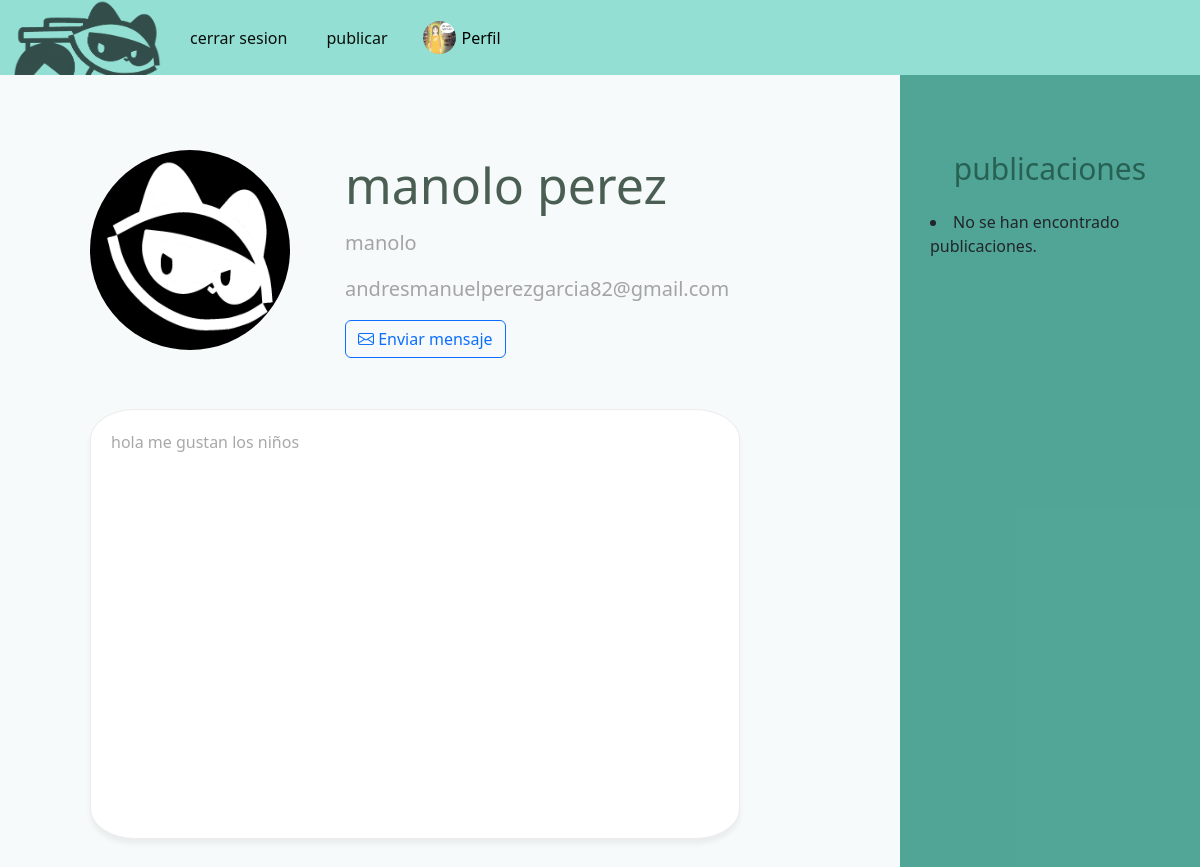
The page /perfil/manolo/ (signed in) on the database its author committed.
### user/models.py (models this page shows, shortened)
class user_img(models.Model):
    usuario = models.ForeignKey(User, on_delete=models.CASCADE)
    imagen = models.ImageField(upload_to='imagenes/', default='imagenes/Bin2bin.png',blank=True)
    creado = models.DateTimeField(auto_now_add=True)

class Descripcion(models.Model):
    usuario = models.ForeignKey(User, on_delete=models.CASCADE)
    descripcion = models.TextField(default='Descripción', blank=True)

### user/views.py (the view, shortened to what this page needs)
# urls.py: path('perfil/<str:username>/', views.verperfil, name='ver_perfil')
def verperfil(request, username):
    if request.method == 'GET':
        interesado = get_object_or_404(User, username=username)
        img_obj = get_object_or_404(user_img, usuario=request.user.id)
        img_inte = get_object_or_404(user_img, usuario=interesado.id)
        descrip_obj = get_object_or_404(Descripcion, usuario=interesado.id)
        publicaciones = publi.objects.filter(usuario=interesado).order_by("-creacion")
        return render(request,'verperfil.html', {'imagen':img_obj, 'publicaciones':publicaciones, 'img_inte':img_inte, 'descrip_obj':descrip_obj, 'interesado':interesado, 'form':EmailForm})

### user/templates/verperfil.html (shortened to what this page needs)
{% extends 'hola.html' %}
{% block content %}
<head>
    {% load static %}
    <link rel="stylesheet" href="https://cdn.jsdelivr.net/npm/bootstrap-icons@1.11.3/font/bootstrap-icons.min.css">
    <link rel="stylesheet" href="{% static 'style.css' %}">
</head>
<div class="main">
    <div class="box pic">
        <img class="rounded-circle"
        src="{{img_inte.imagen.url}}">
    </div>
    <div class="box det">
      <h1 class="display-3">{{interesado.first_name}} {{interesado.last_name}}</h1>
      <p class="blockquote">
        {{interesado.username}}</p>
      <p class="lead">
        {{interesado.email}}
        <form method = "POST">
            <button class="btn btn-outline-primary" type="button" data-bs-toggle="collapse" data-bs-target="#apartado">
                <i class="bi bi-envelope"></i> Enviar mensaje
            </button>
        </form></p>
    </div>
    <div class="box desc">
        <div class="card">
            <div class="card-body">
                {{ descrip_obj.descripcion }}
            </div>
        </div>
    </div>
    <div class="box publis">
        <h2> publicaciones </h2>
        <div class="posts">
            <div class="post">
                {% for pub in publicaciones %}
                    {% if pub.archivado == False %}
                    <a href="{% url 'post' pub.id %}">
                        {% if pub.imagen.url != blank %}
                            <img src="{{pub.imagen.url}}"/>
                    {% else %}
                            <a>no hay imagenes</a>
                    {% endif %}
                    </a>
                    {% endif %}
                {% empty %}
                    {% if request.path != "/perfil/" %}
                        <li>No se han encontrado publicaciones.</li>
                    {% else %}
                        <li>No has publicado nada todavía.</li>
                    {% endif %}
                {% endfor %}
            </div>
        </div>
    </div>
</div>
{% endblock %}

### user/templates/hola.html (shortened to what this page needs)
<!DOCTYPE html>
{% load static %}
<html lang="es">
<head>
    <link rel="stylesheet" href="https://cdn.jsdelivr.net/npm/bootstrap@5.3.8/dist/css/bootstrap.min.css">
    <link rel="stylesheet" href="https://cdn.jsdelivr.net/npm/bootstrap-icons@1.11.3/font/bootstrap-icons.min.css">
    <link rel="stylesheet" href="{% static 'home.css' %}">
</head>
<body style="background-color: rgba(242, 247, 248, 0.44);">
    <nav class="navbar navbar-expand-lg" style="background-color: #1abea374;" data-bs-theme="light">
        <div class="container-fluid">
            <a class="navbar-brand" href="/">
                <img style="width: 150px; height: 75px; margin-bottom:-13px;margin-top: -13px; opacity:0.65" src="\static\img\small_logo.png" alt="Bin2Bin"/>
            </a>
            <div class="collapse navbar-collapse" id="navbarSupportedContent">
                <ul class="navbar-nav me-auto mb-2 mb-lg-0">
                    {% if user.is_authenticated %}
                        {% if request.path != "/publicar/" %}
                            {% if request.path != "/perfil/" %}
                                <li class="nav-item">
                                    <a href="/logout" class="btn btn-openpanel">cerrar sesion</a>
                                </li>
                                <li class="nav-item">
                                    <a href="/publicar" class="btn btn-openpanel">publicar</a>
                                </li>
                                <li class="nav-item">
                                    <a href="/perfil" class="nav-link active d-flex align-items-center">
                                        <img src="{{imagen.imagen.url}}"
                                            alt="Foto de perfil"
                                            width="33"
                                            height="33"
                                            style="border-radius: 50%; margin-right: 6px;">
                                        Perfil
                                    </a>
                                </li>
                            {% endif %}
                        {% endif %}
                    {% endif %}
                </ul>
            </div>
        </div>
    </nav>
    {% block content %}
        {% load static %}
    {% endblock %}

### user/static/home.css (style rules this page uses)
:root { --primary-color: #1abea374; --secondary-color: rgba(63, 79, 74, 0.503); --border: rgba(50, 65, 65, 0.196); --box-shadow: 0px 5px 5px rgba(0, 0, 0, 0.053); }
.btn-openpanel { background-color:#4f9e9100; color:rgb(8, 14, 11); border:none; font-size: 1.0rem; }
.navbar-nav { display: flex; align-items: center; gap: 15px; }
.navbar-nav .nav-item a, .navbar-nav .btn-openpanel { display: flex; align-items: center; justify-content: center; }
.navbar-brand { transition: opacity 0.2s ease-in }

### user/static/style.css (style rules this page uses)
:root { --primary-color: #1abea374; --secondary-color: #047e69ad; --bg-color: rgba(242, 247, 248, 0.44); --grey-color: rgba(127, 127, 127, 0.697); --box-shadow: 0px 5px 5px rgba(0, 0, 0, 0.053); }
.blockquote { padding-top: 5px; }
a { background-color: none; }
h2 { color: rgba(17, 61, 47, 0.653); font-size: 30px; font-weight: 400; }
.main { align-items: center; display: grid; grid-column-gap: 5px; grid-template-columns: 250px 550px ; grid-template-rows: auto 500px auto; padding-left: 90px; background-color: var(--bg-color); }
.box { align-items: center; }
.pic { border-radius: 50%; width: 200px; height: 200px; padding-top: 25px; position: relative; display: inline-block; grid-column: 1; text-align: center; }
.pic .rounded-circle { width: 200px; height: 200px; transition: transform 0.2s ease; }
.det { padding-top: 80px; color: var(--grey-color); }
.display-3 { font-size: 50px; color: rgba(1, 28, 13, 0.705); }
.desc { grid-column: 1/span 2; grid-row: 2; align-items: center; }
.card { align-items: left; background-color: rgb(255, 255, 255); border-radius: 7%; border-color: rgba(128, 128, 128, 0.144); border-width: 1.2px; box-shadow: var(--box-shadow); width: 650px; height: 430px; }
.card-body { padding: 20px; color:rgba(134, 134, 134, 0.719); }
.publis { height: 100%; grid-column: 3; grid-row: 1 /span 2; display: flex; flex-direction: column; justify-content: end; background-color: var(--secondary-color); scrollbar-width: auto; }
.publis h2 { padding-top: 25px; position: center; }
.publis .posts { flex: 1; gap: 10px; overflow: hidden; padding: 2px; }
.publis .post { padding-left: 15px; overflow: hidden; width: fit-content; }
.publis .posts { display: flex; flex-wrap: wrap; justify-content: center; gap: 15px; padding: 15px; overflow-y: auto; max-height: 85%; }

### rows shown on the page
user_img: imagen (picture)
user_img: imagen (picture)
Descripcion: descripcion "hola me gustan los niños"

### other values the page prints
{{ interesado.first_name }} "manolo"
{{ interesado.last_name }} "perez"
{{ interesado.username }} "manolo"
{{ interesado.email }} "andresmanuelperezgarcia82@gmail.com"
